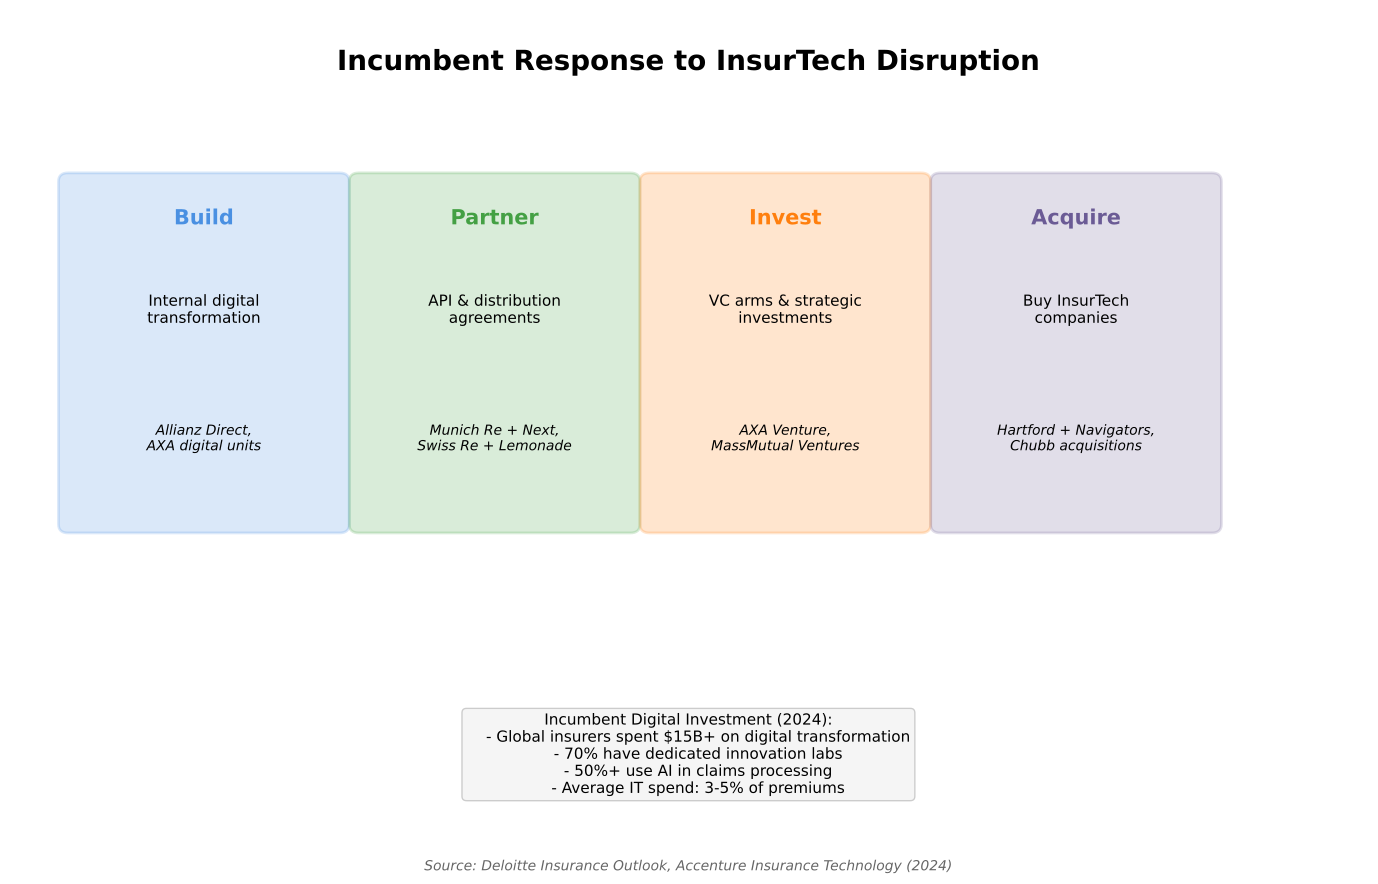

This chart was generated by the following Python code:
"""
Incumbent InsurTech Strategy
Shows how traditional insurers respond to InsurTech

Output: incumbent_insurtech_strategy.pdf
Module: module_01_fintech
Lesson: 9 - InsurTech
"""

from pathlib import Path
import matplotlib.pyplot as plt
import matplotlib.patches as mpatches
import numpy as np

CHART_METADATA = {
    'title': 'Incumbent InsurTech Strategy',
    'module': 'module_01_fintech',
    'lesson': 9,
    'url': 'https://github.com/Digital-AI-Finance/digital-finance/tree/main/module_01_fintech/figures/incumbent_insurtech_strategy'
}

plt.rcParams.update({
    'font.size': 14,
    'axes.labelsize': 14,
})

def create_chart():
    """Create incumbent InsurTech strategy diagram"""
    fig, ax = plt.subplots(figsize=(14, 9))
    ax.set_xlim(0, 14)
    ax.set_ylim(0, 10)
    ax.axis('off')

    # Title
    ax.text(7, 9.3, 'Incumbent Response to InsurTech Disruption', fontsize=20, fontweight='bold', ha='center')

    # Strategies
    strategies = [
        {
            'name': 'Build',
            'x': 2, 'y': 6,
            'color': '#4A90E2',
            'desc': 'Internal digital\ntransformation',
            'examples': 'Allianz Direct,\nAXA digital units'
        },
        {
            'name': 'Partner',
            'x': 5, 'y': 6,
            'color': '#44A044',
            'desc': 'API & distribution\nagreements',
            'examples': 'Munich Re + Next,\nSwiss Re + Lemonade'
        },
        {
            'name': 'Invest',
            'x': 8, 'y': 6,
            'color': '#FF7F0E',
            'desc': 'VC arms & strategic\ninvestments',
            'examples': 'AXA Venture,\nMassMutual Ventures'
        },
        {
            'name': 'Acquire',
            'x': 11, 'y': 6,
            'color': '#6B5B95',
            'desc': 'Buy InsurTech\ncompanies',
            'examples': 'Hartford + Navigators,\nChubb acquisitions'
        },
    ]

    for strat in strategies:
        # Box
        box = mpatches.FancyBboxPatch((strat['x']-1.4, strat['y']-2), 2.8, 4,
                                       boxstyle='round,pad=0.1',
                                       facecolor=strat['color'], alpha=0.2,
                                       edgecolor=strat['color'], lw=2)
        ax.add_patch(box)
        ax.text(strat['x'], strat['y']+1.5, strat['name'], ha='center',
               fontsize=15, fontweight='bold', color=strat['color'])
        ax.text(strat['x'], strat['y']+0.5, strat['desc'], ha='center', fontsize=11, va='center')
        ax.text(strat['x'], strat['y']-1, strat['examples'], ha='center', fontsize=10,
               style='italic', va='center')

    # Key stats
    stats = """Incumbent Digital Investment (2024):
    - Global insurers spent $15B+ on digital transformation
    - 70% have dedicated innovation labs
    - 50%+ use AI in claims processing
    - Average IT spend: 3-5% of premiums"""

    ax.text(7, 1.8, stats, ha='center', fontsize=11, va='top',
           bbox=dict(boxstyle='round', facecolor='#F5F5F5', edgecolor='#CCCCCC'))

    # Source
    fig.text(0.5, 0.02, 'Source: Deloitte Insurance Outlook, Accenture Insurance Technology (2024)',
            fontsize=10, ha='center', style='italic', color='#666666')

    plt.tight_layout()

    output_path = Path(__file__).parent / 'incumbent_insurtech_strategy.pdf'
    plt.savefig(output_path, format='pdf', dpi=300, bbox_inches='tight')
    plt.close()
    print(f"Chart saved to: {output_path}")
    return output_path

if __name__ == '__main__':
    create_chart()
